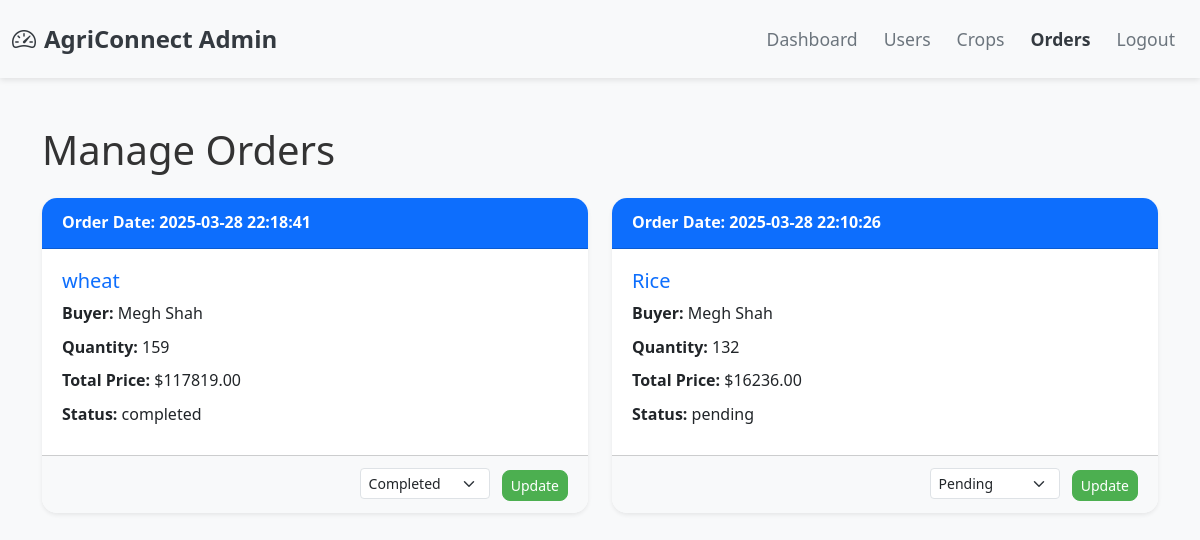
Screenshot of /Agriconnect/admin/orders.php (signed in) with the database file from the repository.
### tables this page shows
CREATE TABLE `orders` (
  `id` int(10) UNSIGNED NOT NULL,
  `buyer_id` int(10) UNSIGNED NOT NULL,
  `crop_id` int(10) UNSIGNED NOT NULL,
  `order_date` timestamp NOT NULL DEFAULT current_timestamp(),
  `quantity` int(11) NOT NULL,
  `total_price` decimal(10,2) NOT NULL,
  `status` enum('pending','completed','cancelled') NOT NULL
);

CREATE TABLE `crops` (
  `id` int(10) UNSIGNED NOT NULL,
  `farmer_id` int(10) UNSIGNED NOT NULL,
  `name` varchar(100) NOT NULL,
  `description` text DEFAULT NULL,
  `price` decimal(10,2) NOT NULL,
  `quantity` int(11) NOT NULL,
  `available` tinyint(1) DEFAULT 1,
  `created_at` timestamp NOT NULL DEFAULT current_timestamp()
);

CREATE TABLE `users` (
  `id` int(10) UNSIGNED NOT NULL,
  `username` varchar(50) NOT NULL,
  `email` varchar(100) NOT NULL,
  `password` varchar(255) NOT NULL,
  `role` enum('farmer','buyer','admin') NOT NULL,
  `created_at` timestamp NOT NULL DEFAULT current_timestamp()
);

### Agriconnect/admin/orders.php (the view, shortened to what this page needs)
<?php
require_once '../connection.php';
$stmt = $pdo->prepare("
    SELECT orders.*, crops.name AS crop_name, users.username AS buyer_name
    FROM orders
    JOIN crops ON orders.crop_id = crops.id
    JOIN users ON orders.buyer_id = users.id
    ORDER BY orders.order_date DESC
");
$stmt->execute();
$orders = $stmt->fetchAll(PDO::FETCH_ASSOC);
?>
<!DOCTYPE html>
<html lang="en">
<head>
  <link href="https://cdn.jsdelivr.net/npm/bootstrap@5.3.0/dist/css/bootstrap.min.css" rel="stylesheet" />
  <link rel="stylesheet" href="../assets/css/style.css" />
  <link rel="stylesheet" href="css/admin-index.css" />
</head>
<body>
  <?php include 'navbar.php'; ?>
  <div class="container my-5">
    <h1 class="mb-4">Manage Orders</h1>
    <div class="row row-cols-1 row-cols-md-2 g-4">
      <?php if ($orders): ?>
        <?php foreach ($orders as $order): ?>
          <div class="col">
            <div class="card order-card shadow-sm">
              <div class="card-header">
                Order Date: <?php echo htmlspecialchars($order['order_date']); ?>
              </div>
              <div class="card-body">
                <h5 class="card-title text-primary"><?php echo htmlspecialchars($order['crop_name']); ?></h5>
                <p class="card-text"><strong>Buyer:</strong> <?php echo htmlspecialchars($order['buyer_name']); ?></p>
                <p class="card-text"><strong>Quantity:</strong> <?php echo htmlspecialchars($order['quantity']); ?></p>
                <p class="card-text"><strong>Total Price:</strong> $<?php echo htmlspecialchars($order['total_price']); ?></p>
                <p class="card-text"><strong>Status:</strong> <?php echo htmlspecialchars($order['status']); ?></p>
              </div>
              <div class="card-footer">
                <form method="POST" action="orders.php" class="order-form">
                  <select name="new_status" class="form-select form-select-sm me-2" required>
                    <option value="pending" <?php echo ($order['status'] === 'pending') ? 'selected' : ''; ?>>Pending</option>
                    <option value="completed" <?php echo ($order['status'] === 'completed') ? 'selected' : ''; ?>>Completed</option>
                  </select>
                  <button type="submit" class="btn btn-sm btn-primary">Update</button>
                </form>
              </div>
            </div>
          </div>
        <?php endforeach; ?>
      <?php endif; ?>
    </div>
  </div>
</body>
</html>

### Agriconnect/admin/orders.php (style rules this page uses)
body { background-color: #f8f9fa; }
.order-card { border: none; border-radius: 15px; overflow: hidden; transition: transform 0.3s ease, box-shadow 0.3s ease; margin-bottom: 20px; }
.order-card .card-header { background-color: #0d6efd; color: #fff; padding: 0.75rem 1.25rem; font-weight: bold; font-size: 1rem; }
.order-card .card-body { background-color: #fff; padding: 1.25rem; }
.order-card .card-body p { margin-bottom: 0.5rem; }
.order-card .card-footer { background-color: #f8f9fa; padding: 0.75rem 1.25rem; text-align: right; }
.order-form select.form-select { width: auto; display: inline-block; }
.order-form button { display: inline-block; vertical-align: middle; }

### rows the page displays
orders: order_date "2025-03-28 22:18:41", crop.name "wheat", buyer.username "Megh Shah", quantity "159", total_price "117819.00", status "completed", new_status "Completed"
orders: order_date "2025-03-28 22:10:26", crop.name "Rice", buyer.username "Megh Shah", quantity "132", total_price "16236.00", status "pending", new_status "Pending"
